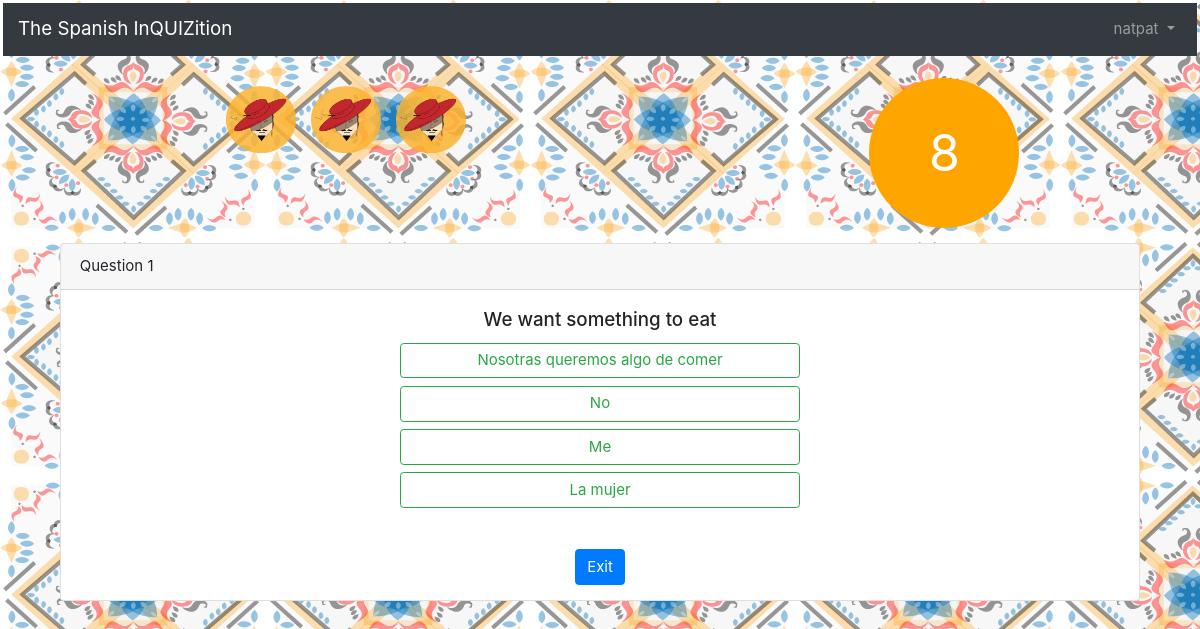
The page /flashcard/ (signed in) on the database its author committed.
### users/models.py (models this page shows)
class CustomUser(AbstractUser):
    points = models.PositiveIntegerField(null=False, blank=False, default=0)

### courses/models.py (models this page shows, shortened)
class Spanish(models.Model):
    spanish_phrase = models.CharField(max_length=100, primary_key=True)
    english_translation = models.CharField(max_length=100)
    previous = models.FloatField(null=False,blank=False,default=1.0)
    level_number = models.ForeignKey(
        Levels,
        on_delete=models.CASCADE,
    )
    information = models.CharField(max_length=1000, blank=True)

### flashcard/views.py (the view, shortened to what this page needs)
# urls.py: path('flashcard', FlashcardGame.as_view(), name = 'flashcards'),
class FlashcardGame(LoginRequiredMixin, LoadQuestionsMixin, InitializeMixin,UpdateItemsMixin, View):
    template_name = 'flashcard.html'
    def get(self, request):
        initialized, created = PlayerStatus.objects.get_or_create(user=self.request.user)
        if initialized.current_level == 0:
            level = self.initializeQuiz(request)
            answered_data = self.load_data(level, self.request.user)
            self.get_questions2(answered_data, level, request)
            print('had not been intialized')
        if 'data' not in request.session:
            level = self.initializeQuiz(request)
            answered_data = self.load_data(level, self.request.user)
            self.get_questions2(answered_data, level, request)
        data = request.session['data']
        d = json.loads(data)
        status = PlayerStatus.objects.filter(user = self.request.user).first()
        question_num = int(status.currentQuestion)
        n = int(question_num) % int(len(d))
        data = d[n]
        english = Spanish.objects.filter(spanish_phrase=data['fields']['spanish_id']).values('english_translation').first()
        context = {'data': d,
                   'number': data['pk'],
                   'question':english['english_translation'],
                   'question_num': question_num + 1,
                   'level': data['fields']['level'],
                   'options': [data['fields']['distractor_one'],
                               data['fields']['distractor_two'],
                               data['fields']['distractor_three'],
                               data['fields']['distractor_four' ],],
                   'lives':3 - (status.currentErrors),
                   }
        return render(request, self.template_name, context)

### courses/views.py (called while the page is built)
    def load_distractors(self, spanish_phrase):
        self.user = self.request.user
        distractors = []
        i = 0
        while i < 3:
            random_object = Spanish.objects.order_by('?').values('spanish_phrase')[0]
            random_object = random_object['spanish_phrase']
            if random_object not in distractors and str(random_object) != spanish_phrase:
                distractors.append(str(random_object))
                i = i + 1
        return distractors

    def ranked_load(self, num, level, data_ls, user):
        now = timezone.now()
        check = Answered.objects.filter(user=user,
                                        level_int=level, ).values('spanish_id', 'review_time')
        rankings = dict()
        for item in check:
            time = item['review_time']
            spanish = item['spanish_id']
            if spanish not in data_ls:
                try:
                    reviewCal = time - now
                except:
                    time = datetime.strptime(time, '%Y-%m-%d %H:%M:%S.%f')
                    reviewCal = time - now
                rankings[spanish] = reviewCal
        rank = sorted(rankings.items(), key=lambda x: x[1])
        data = rank[:num]
        phrases = [x[0] for x in data]
        return phrases

    def quality_load(self, num, level, data_ls, user):
        returned = list()
        today = timezone.now().date()
        check = Answered.objects.filter(user=user,
                                        level_int=level,
                                        last_review_day=today).values('spanish_id', 'quality_value')
        for item in check:
            if item['spanish_id'] not in data_ls:
                if int(item['quality_value']) < 4:
                    returned.append(item['spanish_id'])
        return returned[:num]

    def due_load(self, num, level, data_ls, user):
        returned = list()
        today = timezone.now()
        check = Answered.objects.filter(user=user,
                                        level_int=level, ).values('spanish_id', 'review_time')
        for item in check:
            if item['spanish_id'] not in data_ls:
                if item['review_time'] < today:
                    returned.append(item['spanish_id'])
        return returned

### templates/flashcard.html (shortened to what this page needs)
{% extends 'base.html' %}
{% load staticfiles %}
{% block content %}
<BODY style="background-image:url(/static/smalltile.png); background-repeat: repeat;
    margin:3px;">
<div class="container">
<div>
        <div class="row justify-content-around">
            <div class="col-2">
                <div class="d-flex flex-row bd-highlight mb-3 justify-content-center">
                    <div class="p-2 bd-highlight">
                        <img src="{% static 'Alive.png' %}" id="life-1" style="width:70px;"></div>
                    <div class="p-2 bd-highlight">
                        <img src="{% static 'Alive.png' %}" id="life-2" style="width:70px;"></div>
                    <div class="p-2 bd-highlight">
                        <img src="{% static 'Alive.png' %}" id="life-3"style="width:70px;"></div>
                </div>
            </div>
            <div class="col-1">
                <div class="circle" id="timer" value="" style="font-size: 50px;">10</div>
    </div>
        </div>
  <div class="card my-3">
    <div class="card-header">
          Question {{ question_num }}
    </div>
      <form id="question" class="card-body" action="{% url 'flashcard' %}" method="POST">
          <h5 class="card-title text-center">{{ question }}</h5>
        <div>
          {% for option in options %}
          <button class = "btn btn-outline-success option-btn my-2 mx-auto d-block" style="width: 400">
          {{ option }}</button>
          {% endfor %}
        </div>
      </form>
    <div class="text-center">
<p><a href ="{% url 'level_info' %}" class="btn btn-primary">Exit</a></p>
</div>
      </div>
    </div>
{% endblock content %}

### templates/base.html (shortened to what this page needs)
{% load static from staticfiles %}
<html lang="en">
  <head>
    <link rel="stylesheet" href="https://stackpath.bootstrapcdn.com/bootstrap/4.1.3/css/bootstrap.min.css"
>
    <link rel="stylesheet" href="{% static 'base.css' %}">
  </head>
  <body>
  <div class="background" style="background=color:white">
    <nav class="navbar navbar-expand-md navbar-dark bg-dark mb-4">
      <a class="navbar-brand" href="{% url 'home' %}">The Spanish InQUIZition</a>
      <div class="collapse navbar-collapse" id="navbarCollapse">
        {% if user.is_authenticated %}
          <ul class="navbar-nav ml-auto">
            <li class="nav-item">
              <a class="nav-link dropdown-toggle" href="#" id="userMenu" data-toggle="dropdown" aria-haspopup="true" aria-expanded="false">
                {{ user.username }}
              </a>
            </li>
          </ul>
        {% endif %}
      </div>
    </nav>
    <div class="container">
      {% block content %}
      {% endblock content %}
    </div>
  </div>
  </body>
</html>

### static/base.css (style rules this page uses)
.circle { width: 150px; height: 150px; border-radius: 50%; font-size: 20px; color: #fff; line-height: 150px; text-align: center; background: #FFA500 }
html { font-family: sans-serif; font-size: 15px; line-height: 1.4; color: #444; }

### rows shown on the page
CustomUser: username "natpat"
Spanish: english_translation "We want something to eat"

### other values the page prints
{{ question_num }} "1"
{{ option }} "Nosotras queremos algo de comer" "No" "Me" "La mujer"
